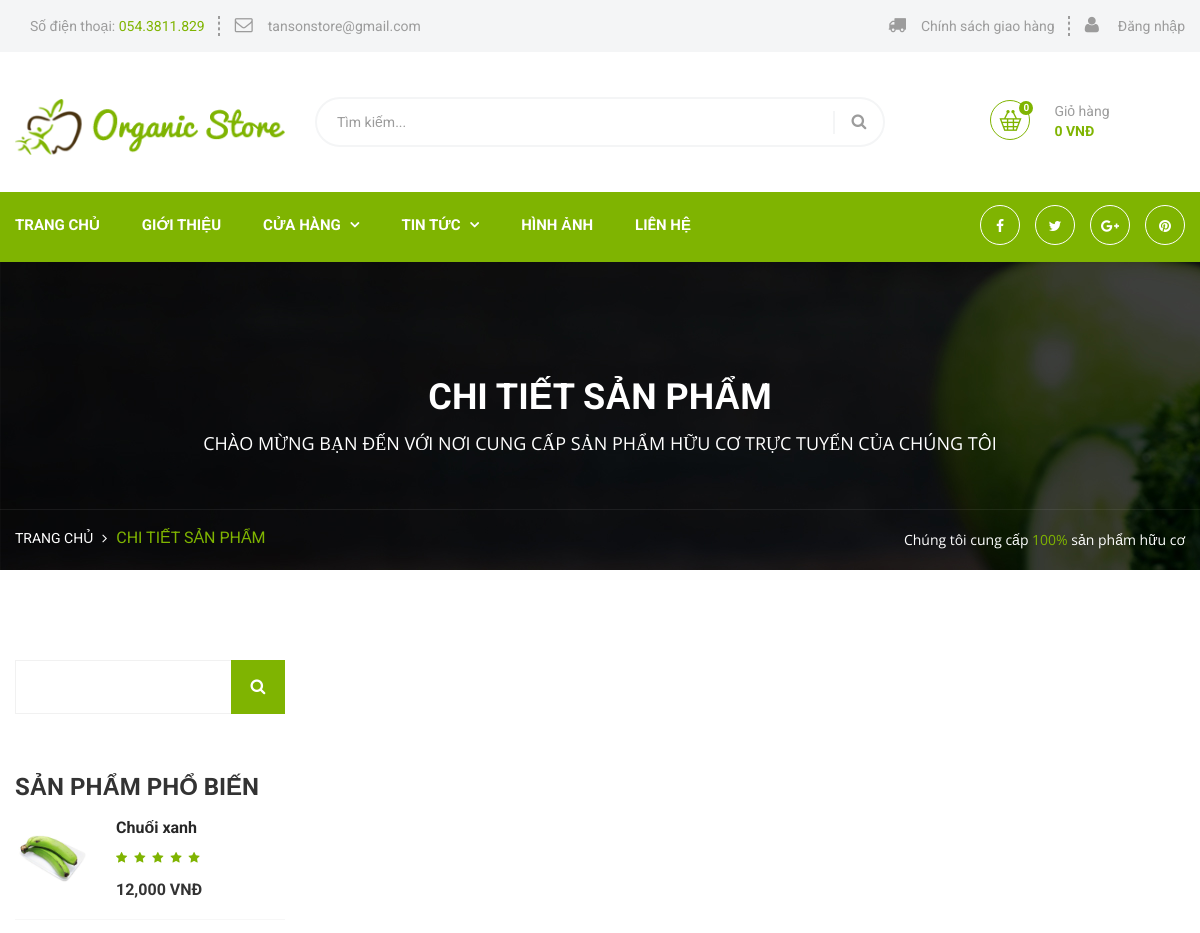
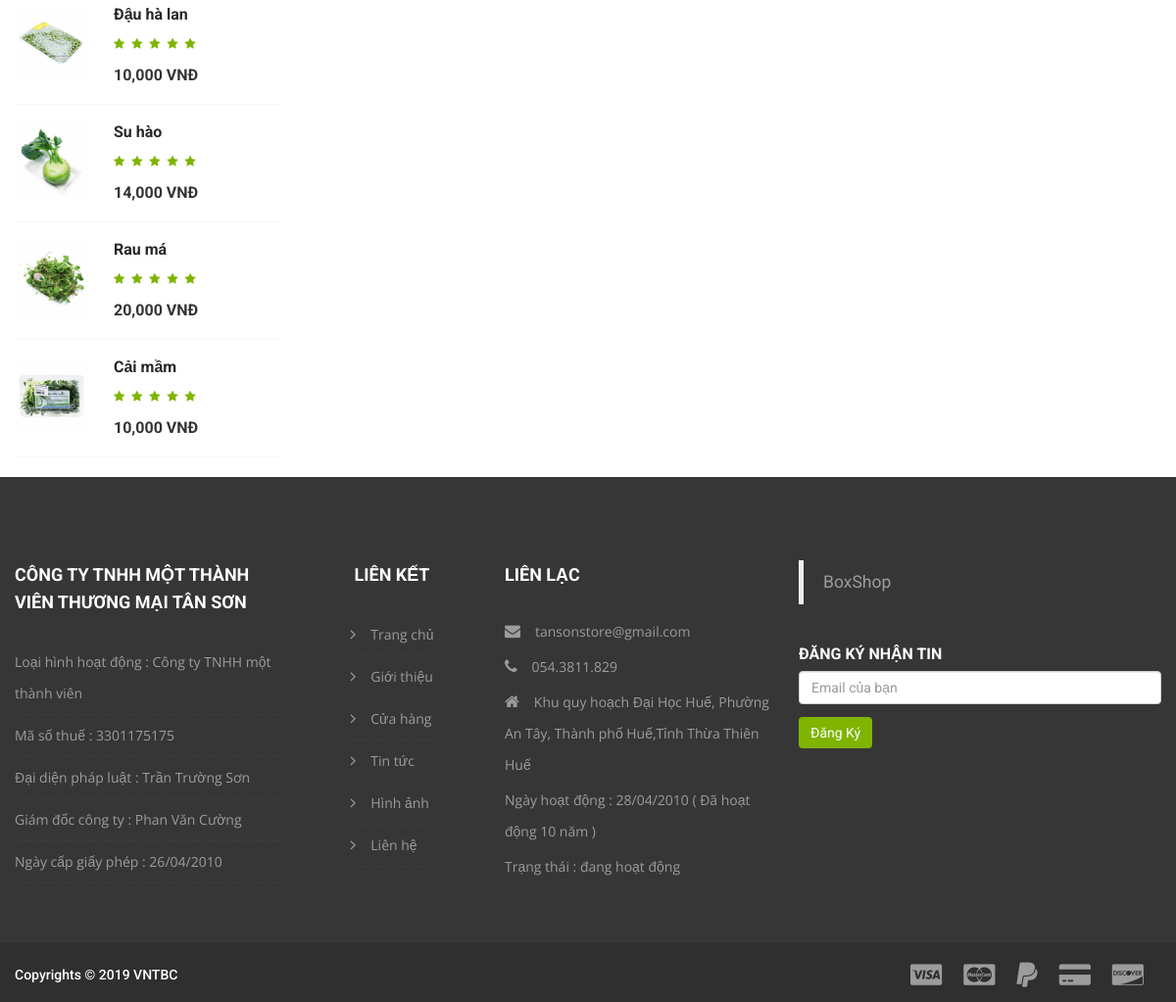
Page /product-details.php on the committed database (2 pictures, top to bottom).
### tables this page shows
CREATE TABLE `sanpham` (
  `masanpham` int(10) NOT NULL,
  `tensanpham` varchar(50) DEFAULT NULL,
  `anh` varchar(50) DEFAULT NULL,
  `giagoc` varchar(50) DEFAULT NULL,
  `giakhuyenmai` varchar(50) NOT NULL,
  `thongtinsanpham` varchar(500) DEFAULT NULL,
  `mota` varchar(250) NOT NULL,
  `madanhmuccon` varchar(10) DEFAULT NULL,
  `trangthai` varchar(100) NOT NULL,
  `ghichu` varchar(10) NOT NULL
);

### product-details.php (the view, shortened to what this page needs)
<?php
include_once "header.php";
include_once "nav.php";
include_once "conn.php";
?>
<section class="breadcrumb-area" style="background-image:url(images/background/2.jpg);">
    <div class="container">
        <div class="row">
            <div class="col-md-12">
                <div class="breadcrumbs text-center">
                    <h1>Chi tiết sản phẩm</h1>
                    <h4>Chào mừng bạn đến với nơi cung cấp sản phẩm hữu cơ trực tuyến của chúng tôi</h4>
                </div>
            </div>
        </div>
    </div>
    <div class="breadcrumb-bottom-area">
        <div class="container">
            <div class="row">
                <div class="col-lg-8 col-md-5 col-sm-5">
                    <ul>
                        <li>
                            <a href="#">Trang chủ</a>
                        </li>
                        <li>
                            <a href="#">
                                <i class="fa fa-angle-right"></i>
                            </a>
                        </li>
                        <li>Chi tiết sản phẩm</li>
                    </ul>
                </div>
                <div class="col-lg-4 col-md-7 col-sm-7">
                    <p>Chúng tôi cung cấp<span> 100% </span>sản phẩm hữu cơ</p>
                </div>
            </div>
        </div>
    </div>
</section>
<div class="shop_single_page">
    <div class="container">
        <div class="row">
            <div class="col-lg-3 col-md-4 col-sm-12 col-xs-12 sidebar_styleTwo">
                <form method="POST">
                    <div class="wrapper">
                        <div class="sidebar_search">
                            <input type="text" name="searchKey">
                            <button type="submit" class="tran3s color1_bg">
                                <i class="fa fa-search" aria-hidden="true"></i>
                            </button>
                </form>
            </div>
            <div class="best_sellers clear_fix wow fadeInUp">
                <div class="theme_inner_title">
                    <h4>Sản phẩm phổ biến</h4>
                </div>
                <?php
                if (isset($_POST['searchKey'])) {
                    $searchKey = $_POST['searchKey'];
                    $sql = "SELECT * FROM sanpham WHERE tensanpham LIKE '%$searchKey%' ";
                } else {
                    $sql = "SELECT * FROM sanpham LIMIT 5";
                }
                $query = mysqli_query($con, $sql);
                while ($row = mysqli_fetch_assoc($query)) {
                    ?>
                    <div class="best_selling_item clear_fix border">
                        <div class="img_holder float_left img-padding">
                            <a href="product-details.php?msp=<?php echo $row["masanpham"]; ?>">
                                <img src="img/<?php echo $row['anh'] ?>" alt="image">
                            </a>
                        </div>
                        <div class="text float_left">
                            <a href="product-details.php?msp=<?php echo $row["masanpham"]; ?>">
                                <h6><?php echo $row['tensanpham'] ?></h6>
                            </a>
                            <ul>
                                <li>
                                    <i class="fa fa-star" aria-hidden="true"></i>
                                </li>
                                <li>
                                    <i class="fa fa-star" aria-hidden="true"></i>
                                </li>
                                <li>
                                    <i class="fa fa-star" aria-hidden="true"></i>
                                </li>
                                <li>
                                    <i class="fa fa-star" aria-hidden="true"></i>
                                </li>
                                <li>
                                    <i class="fa fa-star" aria-hidden="true"></i>
                                </li>
                            </ul>
                            <span><?php echo number_format($row['giakhuyenmai']) ?>&nbsp;VNĐ</span>
                        </div>
                    </div>
                <?php
                }
                ?>
            </div>
        </div>
    </div>
    <div class="col-lg-9 col-md-8 col-sm-12 col-xs-12 product_details">
    </div>
</div>
</div>
</div>
<?php
include_once "footer.php";
?>

### css/responsive.css (style rules this page uses)
@media (min-width: 992px) { .container { padding-left: 0 !important; padding-right: 0 !important; } }

### rows in the picture
sanpham: anh (picture), tensanpham "Chuối xanh", giakhuyenmai "12,000"
sanpham: anh (picture), tensanpham "Đậu hà lan", giakhuyenmai "10,000"
sanpham: anh (picture), tensanpham "Su hào", giakhuyenmai "14,000"
sanpham: anh (picture), tensanpham "Rau má", giakhuyenmai "20,000"
sanpham: anh (picture), tensanpham "Cải mầm", giakhuyenmai "10,000"

### other values in the picture
$totalNumber "0"
$totalPrice "0"
